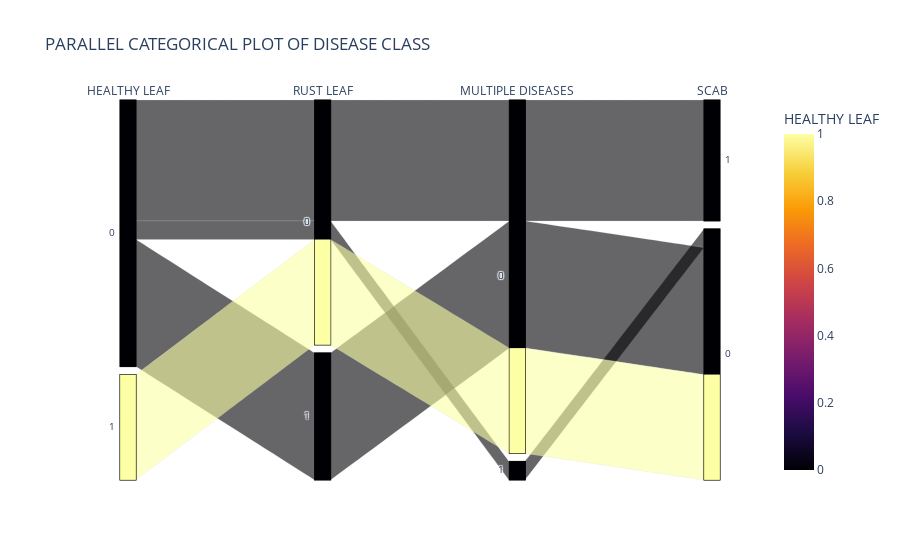

The notebook cell saved with this chart:
### Markdown cell above
## TARGET CLASS

### Code cell
import plotly.express as px

df = px.data.tips()
fig = px.parallel_categories(trainDf, dimensions=[ 'healthy', 'rust', 'multiple_diseases', 'scab'],
                             color = "healthy",
                color_continuous_scale=px.colors.sequential.Inferno,
                labels={'rust':'RUST LEAF', 'healthy':'HEALTHY LEAF', 'multiple_diseases':'MULTIPLE DISEASES', 'scab':'SCAB'},
                            title="PARALLEL CATEGORICAL PLOT OF DISEASE CLASS ")
fig.show()

### Figure 1 — Plotly figure (JSON) as saved in the notebook; plotly's stock layout.template omitted (floating-point values rounded to 4 significant figures; data arrays with more than 128 entries replaced by an {"elided": "..."} marker saying what was removed)
{"data": [{"dimensions": [{"label": "HEALTHY LEAF", "values": {"elided": "1821 int values"}}, {"label": "RUST LEAF", "values": {"elided": "1821 int values"}}, {"label": "MULTIPLE DISEASES", "values": {"elided": "1821 int values"}}, {"label": "SCAB", "values": {"elided": "1821 int values"}}], "domain": {"x": [0, 1], "y": [0, 1]}, "line": {"color": {"elided": "1821 int values"}, "coloraxis": "coloraxis"}, "name": "", "type": "parcats"}], "layout": {"coloraxis": {"colorbar": {"title": {"text": "HEALTHY LEAF"}}, "colorscale": [[0, "#000004"], [0.1111, "#1b0c41"], [0.2222, "#4a0c6b"], [0.3333, "#781c6d"], [0.4444, "#a52c60"], [0.5556, "#cf4446"], [0.6667, "#ed6925"], [0.7778, "#fb9b06"], [0.8889, "#f7d13d"], [1, "#fcffa4"]]}, "legend": {"tracegroupgap": 0}, "title": {"text": "PARALLEL CATEGORICAL PLOT OF DISEASE CLASS "}}}
